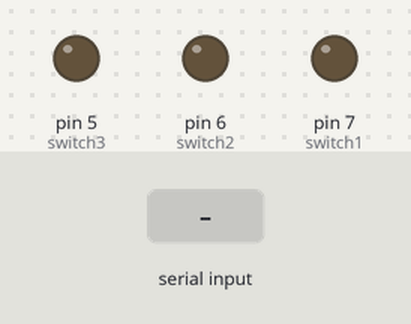
Bench run of a sketch on a simulated Arduino Uno, built with avr-gcc and run on an emulated ATmega328P. Parts: output pins drawn as LEDs (lit = HIGH). Inputs (shaded band) come from the test bench.

Above: at 1.2 s.
1.3 s: "1" received over the second serial link
At 2.1 s:
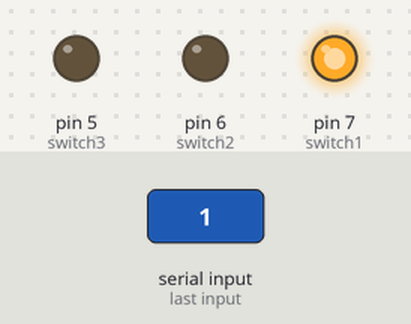
2.8 s: "2" received over the second serial link
At 3.3 s:
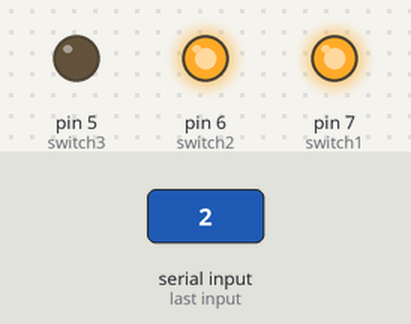
4.3 s: "3" received over the second serial link
At 5.5 s:
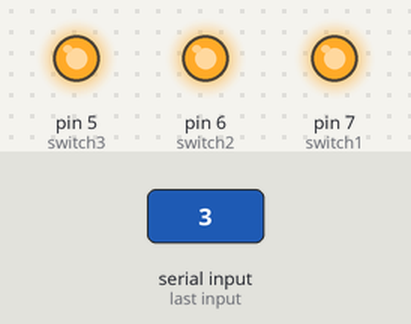
5.8 s: "1" received over the second serial link
At 6.8 s:
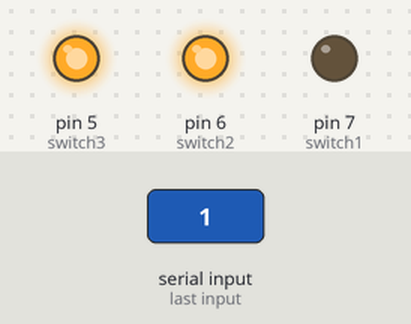
7.3 s: "2" received over the second serial link
At 7.9 s:
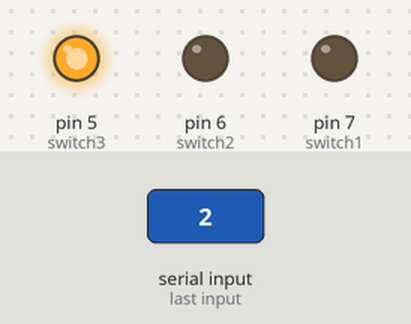
Timing chart, 0 to 9.8 s (numbered marks = the images above; inputs shaded):
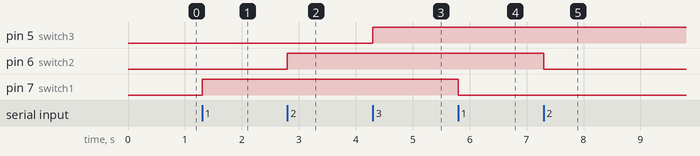

Measured:
- after the input at 1.3 s, pin 7 (switch1): LOW → HIGH at once
- after the input at 2.8 s, pin 6 (switch2): LOW → HIGH at once
- after the input at 4.3 s, pin 5 (switch3): LOW → HIGH at once
- after the input at 5.8 s, pin 7 (switch1): HIGH → LOW at once
- after the input at 7.3 s, pin 6 (switch2): HIGH → LOW at once

The sketch:

HomeAutomation.ino
```cpp
#include <SoftwareSerial.h> // import the serial library

#define switch1 7
#define switch2 6
#define switch3 5

bool switch1Status, switch2Status, switch3Status;

SoftwareSerial BtSerial(10, 11); // RX, TX

void setup()
{
  switch1Status = false;
  switch2Status = false;
  switch3Status = false;

  Serial.begin(9600);
  BtSerial.begin(9600);

  pinMode(switch1, OUTPUT);
  digitalWrite(switch1, switch1Status);
  pinMode(switch2, OUTPUT);
  digitalWrite(switch2, switch1Status);
  pinMode(switch3, OUTPUT);
  digitalWrite(switch3, switch3Status);
}

void loop()
{
  char bluetoothData = 'a';
  if (BtSerial.available() > 0)
  {
    bluetoothData=BtSerial.read();
    switch(bluetoothData)
    {
      case '1':
        if(!switch1Status)
        {
          switch1Status = true;
          digitalWrite(switch1, HIGH);
        }
        else if(switch1Status)
        {
          switch1Status = false;
          digitalWrite(switch1, LOW);
        }
        break;

      case '2':
        if(!switch2Status)
        {
          switch2Status = true;
          digitalWrite(switch2, HIGH);
        }
        else if(switch2Status)
        {
          switch2Status = false;
          digitalWrite(switch2, LOW);
        }
        break;

      case '3':
        if(!switch3Status)
        {
          switch3Status = true;
          digitalWrite(switch3, HIGH);
        }
        else if(switch3Status)
        {
          switch3Status = false;
          digitalWrite(switch3, LOW);
        }
        break;
    }
  }
}
```
